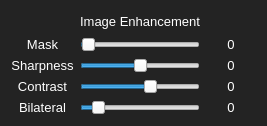
                           <widget class="QFrame" name="frame_5">
                            <property name="styleSheet">
                             <string notr="true">QFrame{
	color: rgb(255, 255, 255);
	background-color: rgb(35, 35, 35);
	border-radius: 10px;
}</string>
                            </property>
                            <property name="frameShape">
                             <enum>QFrame::NoFrame</enum>
                            </property>
                            <property name="frameShadow">
                             <enum>QFrame::Raised</enum>
                            </property>
                            <layout class="QGridLayout" name="gridLayout">
                             <item row="0" column="1">
                              <widget class="QLabel" name="label_18">
                               <property name="minimumSize">
                                <size>
                                 <width>0</width>
                                 <height>20</height>
                                </size>
                               </property>
                               <property name="maximumSize">
                                <size>
                                 <width>16777215</width>
                                 <height>20</height>
                                </size>
                               </property>
                               <property name="font">
                                <font>
                                 <family>Arial</family>
                                 <pointsize>10</pointsize>
                                </font>
                               </property>
                               <property name="styleSheet">
                                <string notr="true"/>
                               </property>
                               <property name="text">
                                <string>Image Enhancement</string>
                               </property>
                               <property name="alignment">
                                <set>Qt::AlignCenter</set>
                               </property>
                              </widget>
                             </item>
                             <item row="1" column="0">
                              <widget class="QLabel" name="exit_dilation_label">
                               <property name="font">
                                <font>
                                 <family>Arial</family>
                                 <pointsize>10</pointsize>
                                 <weight>50</weight>
                                 <bold>false</bold>
                                </font>
                               </property>
                               <property name="styleSheet">
                                <string notr="true">QLabel{
	color: rgb(255, 255, 255);
	background-color: rgb(35, 35, 35);
	border-radius: 10px;
}</string>
                               </property>
                               <property name="text">
                                <string>Mask</string>
                               </property>
                               <property name="alignment">
                                <set>Qt::AlignCenter</set>
                               </property>
                              </widget>
                             </item>
                             <item row="1" column="1">
                              <widget class="QSlider" name="average_blur">
                               <property name="toolTip">
                                <string/>
                               </property>
                               <property name="maximum">
                                <number>100</number>
                               </property>
                               <property name="value">
                                <number>1</number>
                               </property>
                               <property name="orientation">
                                <enum>Qt::Horizontal</enum>
                               </property>
                              </widget>
                             </item>
                             <item row="1" column="2">
                              <widget class="QLabel" name="avg_blur_value">
                               <property name="minimumSize">
                                <size>
                                 <width>50</width>
                                 <height>0</height>
                                </size>
                               </property>
                               <property name="maximumSize">
                                <size>
                                 <width>50</width>
                                 <height>16777215</height>
                                </size>
                               </property>
                               <property name="font">
                                <font>
                                 <family>Arial</family>
                                 <pointsize>10</pointsize>
                                 <weight>50</weight>
                                 <bold>false</bold>
                                </font>
                               </property>
                               <property name="styleSheet">
                                <string notr="true">QLabel{
	color: rgb(255, 255, 255);
	background-color: rgb(35, 35, 35);
	border-radius: 10px;
}</string>
                               </property>
                               <property name="text">
                                <string>0</string>
                               </property>
                               <property name="alignment">
                                <set>Qt::AlignCenter</set>
                               </property>
                              </widget>
                             </item>
                             <item row="2" column="0">
                              <widget class="QLabel" name="exit_erosion_label">
                               <property name="font">
                                <font>
                                 <family>Arial</family>
                                 <pointsize>10</pointsize>
                                 <weight>50</weight>
                                 <bold>false</bold>
                                </font>
                               </property>
                               <property name="styleSheet">
                                <string notr="true">QLabel{
	color: rgb(255, 255, 255);
	background-color: rgb(35, 35, 35);
	border-radius: 10px;
}</string>
                               </property>
                               <property name="text">
                                <string>Sharpness</string>
                               </property>
                               <property name="alignment">
                                <set>Qt::AlignCenter</set>
                               </property>
                              </widget>
                             </item>
                             <item row="2" column="1">
                              <widget class="QSlider" name="sharpness">
                               <property name="maximum">
                                <number>100</number>
                               </property>
                               <property name="value">
                                <number>50</number>
                               </property>
                               <property name="sliderPosition">
                                <number>50</number>
                               </property>
                               <property name="orientation">
                                <enum>Qt::Horizontal</enum>
                               </property>
                              </widget>
                             </item>
                             <item row="2" column="2">
                              <widget class="QLabel" name="gb_blur_value">
                               <property name="minimumSize">
                                <size>
                                 <width>50</width>
                                 <height>0</height>
                                </size>
                               </property>
                               <property name="maximumSize">
                                <size>
                                 <width>50</width>
                                 <height>16777215</height>
                                </size>
                               </property>
                               <property name="font">
                                <font>
                                 <family>Arial</family>
                                 <pointsize>10</pointsize>
                                 <weight>50</weight>
                                 <bold>false</bold>
                                </font>
                               </property>
                               <property name="styleSheet">
                                <string notr="true">QLabel{
	color: rgb(255, 255, 255);
	background-color: rgb(35, 35, 35);
	border-radius: 10px;
}</string>
                               </property>
                               <property name="text">
                                <string>0</string>
                               </property>
                               <property name="alignment">
                                <set>Qt::AlignCenter</set>
                               </property>
                              </widget>
                             </item>
                             <item row="3" column="0">
                              <widget class="QLabel" name="exit_blur_label">
                               <property name="font">
                                <font>
                                 <family>Arial</family>
                                 <pointsize>10</pointsize>
                                 <weight>50</weight>
                                 <bold>false</bold>
                                </font>
                               </property>
                               <property name="styleSheet">
                                <string notr="true">QLabel{
	color: rgb(255, 255, 255);
	background-color: rgb(35, 35, 35);
	border-radius: 10px;
}</string>
                               </property>
                               <property name="text">
                                <string>Contrast</string>
                               </property>
                               <property name="alignment">
                                <set>Qt::AlignCenter</set>
                               </property>
                              </widget>
                             </item>
                             <item row="3" column="1">
                              <widget class="QSlider" name="contrast">
                               <property name="maximum">
                                <number>100</number>
                               </property>
                               <property name="value">
                                <number>60</number>
                               </property>
                               <property name="sliderPosition">
                                <number>60</number>
                               </property>
                               <property name="orientation">
                                <enum>Qt::Horizontal</enum>
                               </property>
                              </widget>
                             </item>
                             <item row="3" column="2">
                              <widget class="QLabel" name="bb_blur_value">
                               <property name="minimumSize">
                                <size>
                                 <width>50</width>
                                 <height>0</height>
                                </size>
                               </property>
                               <property name="maximumSize">
                                <size>
                                 <width>50</width>
                                 <height>16777215</height>
                                </size>
                               </property>
                               <property name="font">
                                <font>
                                 <family>Arial</family>
                                 <pointsize>10</pointsize>
                                 <weight>50</weight>
                                 <bold>false</bold>
                                </font>
                               </property>
                               <property name="styleSheet">
                                <string notr="true">QLabel{
	color: rgb(255, 255, 255);
	background-color: rgb(35, 35, 35);
	border-radius: 10px;
}</string>
                               </property>
                               <property name="text">
                                <string>0</string>
                               </property>
                               <property name="alignment">
                                <set>Qt::AlignCenter</set>
                               </property>
                              </widget>
                             </item>
                             <item row="4" column="0">
                              <widget class="QLabel" name="exit_umimpl">
                               <property name="font">
                                <font>
                                 <family>Arial</family>
                                 <pointsize>10</pointsize>
                                 <weight>50</weight>
                                 <bold>false</bold>
                                </font>
                               </property>
                               <property name="styleSheet">
                                <string notr="true">QLabel{
	color: rgb(255, 255, 255);
	background-color: rgb(35, 35, 35);
	border-radius: 10px;
}</string>
                               </property>
                               <property name="text">
                                <string>Bilateral</string>
                               </property>
                               <property name="alignment">
                                <set>Qt::AlignCenter</set>
                               </property>
                              </widget>
                             </item>
                             <item row="4" column="1">
                              <widget class="QSlider" name="kernel">
                               <property name="maximum">
                                <number>10</number>
                               </property>
                               <property name="singleStep">
                                <number>1</number>
                               </property>
                               <property name="pageStep">
                                <number>1</number>
                               </property>
                               <property name="value">
                                <number>1</number>
                               </property>
                               <property name="sliderPosition">
                                <number>1</number>
                               </property>
                               <property name="orientation">
                                <enum>Qt::Horizontal</enum>
                               </property>
                              </widget>
                             </item>
                             <item row="4" column="2">
                              <widget class="QLabel" name="kernel_value">
                               <property name="minimumSize">
                                <size>
                                 <width>50</width>
                                 <height>0</height>
                                </size>
                               </property>
                               <property name="maximumSize">
                                <size>
                                 <width>50</width>
                                 <height>16777215</height>
                                </size>
                               </property>
                               <property name="font">
                                <font>
                                 <family>Arial</family>
                                 <pointsize>10</pointsize>
                                 <weight>50</weight>
                                 <bold>false</bold>
                                </font>
                               </property>
                               <property name="styleSheet">
                                <string notr="true">QLabel{
	color: rgb(255, 255, 255);
	background-color: rgb(35, 35, 35);
	border-radius: 10px;
}</string>
                               </property>
                               <property name="text">
                                <string>0</string>
                               </property>
                               <property name="alignment">
                                <set>Qt::AlignCenter</set>
                               </property>
                              </widget>
                             </item>
                            </layout>
                           </widget>
